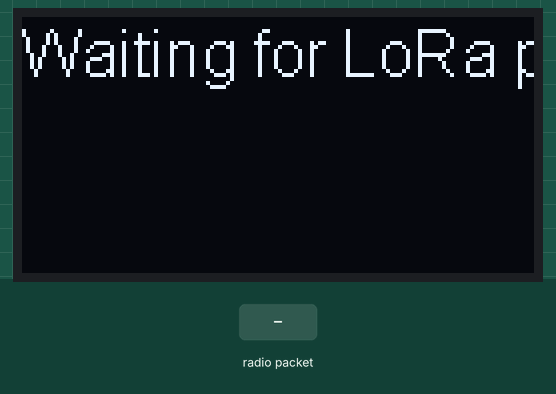
A sketch run on a simulated ESP32. Parts: 128×64 one-colour display. The test bench sets the inputs (shaded band). WiFi joins after 1.5 s; servers stay silent unless stated; storage starts empty; no radio packets arrive unless stated; what the sketch prints to the serial monitor is not drawn.

Above: at 0.1 s.
At 2.1 s:
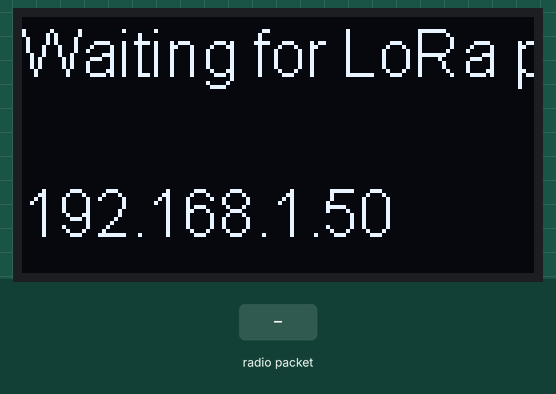
2.2 s: radio packet "1" arrives
At 3.1 s:
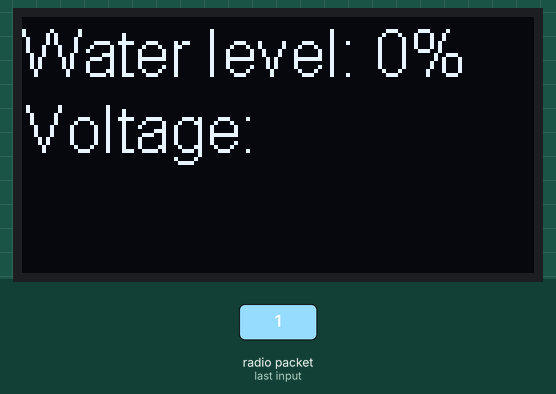
3.7 s: radio packet "90" arrives
5.2 s: radio packet "200" arrives
Timing chart, 0 to 8.2 s (numbered marks = the images above; inputs shaded):
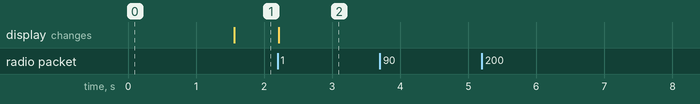

Measured:
- after the input at 2.2 s, the display: changes at once (image 2)
- after the input at 3.7 s, every drawn part: stays the same
- after the input at 5.2 s, every drawn part: stays the same

The sketch:

TilenRezervoar.ino
```cpp
#include <SPI.h>
#include <LoRa.h>
#include <Wire.h>
#include <SSD1306Wire.h>
#include <WiFi.h>
#include <AsyncTCP.h>
#include <ESPAsyncWebServer.h>
#include <LittleFS.h>

#define a_SSID "Wifi SSID"
#define a_PASSWORD "PASSWORD"

AsyncWebServer server(80);

// Pin definitions
#define SDA     21   // I2C data
#define SCL     22  // I2C clock
#define SS      18  // SPI slave select
#define RST     -1  // OLED reset
#define CONFIG_MOSI 27
#define CONFIG_MISO 19
#define CONFIG_CLK  5
#define CONFIG_NSS  18
#define CONFIG_RST  23
#define CONFIG_DIO0 26

// Images for water levels
#define WATER_0 ""
#define WATER_25 WATER_0
#define WATER_50 ""
#define WATER_75 WATER_50
#define WATER_100 ""

// Create SSD1306 object
SSD1306Wire display(0x3C, SDA, SCL);

char w_lvl;
String voltage = "0";

bool old_wifi_state = false;
String OldData;

String processor(const String& var){
  Serial.println(var);

	if(var == "TEMPLATE_PLACEHOLDERWATER_VOLTAGE"){
		return voltage;
	}
	if(var == "TEMPLATE_PLACEHOLDERWATER_25"){
		if(w_lvl < 1){
			return "background-color:#bbb;";
		}
		return "";
	}
	if(var == "TEMPLATE_PLACEHOLDERWATER_50"){
		if(w_lvl < 2){
			return "background-color:#bbb;";
		}
		return "";
	}
	if(var == "TEMPLATE_PLACEHOLDERWATER_75"){
		if(w_lvl < 3){
			return "background-color:#bbb;";
		}
		return "";
	}
	if(var == "TEMPLATE_PLACEHOLDERWATER_100"){
		if(w_lvl < 4){
			return "background-color:#bbb;";
		}
		return "";
	}
	if(var == "TEMPLATE_PLACEHOLDERWATERLVL"){
		switch (w_lvl){
		  case 1:
			return "25%";
			break;
		  case 2:
			return "50%";
			break;
		  case 3:
			return "75%";
			break;
		  case 4:
			return "100%";
			break;
		  default:
			return "0%";
		}
	}


  return String();
}

String LoRa_parser(){
  String packet = "";

    // Read the packet into a string
    while (LoRa.available()) {
      packet += (char)LoRa.read();
    }

    Serial.println(packet);
    // Process the packet
    if (packet.length() > 0) {
      // Extract water level and voltage information
      String waterLevel = packet.substring(0,4);
      w_lvl = 0;
      for(int i = 0; i<4; i++){
        w_lvl += (int) waterLevel[i] - 48;
      }
      Serial.println(w_lvl,HEX);
      voltage = packet.substring(5);


    Serial.println("Water level: " + getWaterLevelString(w_lvl) + "\tVoltage: " + voltage);
    return "Water level: " + getWaterLevelString(w_lvl) + "\nVoltage: " + voltage;
    }
    else{
      return "";
    }
}

inline String getWaterLevelString(char level) {
  switch (level) {
    case 1:
      return "25%";
    case 2:
      return "50%";
    case 3:
      return "75%";
    case 4:
      return "100%";
    default:
      return "0%";
  }

}

void setup() {
	// Initialize serial communication
  Serial.begin(9600);

  // Initialize LoRa module
  SPI.begin(CONFIG_CLK, CONFIG_MISO, CONFIG_MOSI, CONFIG_NSS);
  LoRa.setPins(CONFIG_NSS, CONFIG_RST, CONFIG_DIO0);
  if (!LoRa.begin(433E6)) {
    Serial.println("LoRa initialization failed. Check your connections!");
    while (1);
  }
   LoRa.setSpreadingFactor(12);
  // Initialize OLED display
  display.init();
  display.flipScreenVertically();
  display.setFont(ArialMT_Plain_16);
  display.setTextAlignment(TEXT_ALIGN_LEFT);
  display.drawString(0, 0, "Waiting for LoRa packets...");
  display.display();

  WiFi.begin(a_SSID, a_PASSWORD);
  Serial.println("Access Point Started");
  Serial.print("IP Address: ");
  Serial.println(WiFi.localIP());

  if (!LittleFS.begin()) {
    Serial.println("An error has occurred while mounting LittleFS");
  }
  else{
    Serial.println("LittleFS mounted successfully");
  }

  server.on("/", HTTP_GET, [](AsyncWebServerRequest *request){
    request->send(LittleFS, "/index.html", String(), false, processor);
  });

  server.serveStatic("/", LittleFS, "/");
  server.begin();


}

void loop() {
  // Check if a packet is available
  if (LoRa.parsePacket()) {
    Serial.println("Receaving packet...");
    String NewData;
    NewData = LoRa_parser();

    if (NewData != ""){
      // Display water level and voltage on the OLED display
      OldData = NewData;
      display.clear();
      display.drawString(0, 0, NewData);
      display.display();
    }
  }

  //Test for connection to the great all mighty wifi
  if ((WiFi.status() == WL_CONNECTED) != old_wifi_state){
    old_wifi_state = (WiFi.status() == WL_CONNECTED);
    Serial.println("Server:" + (WiFi.status() == WL_CONNECTED) ? WiFi.localIP().toString() : "Offline");
    display.drawString(0, 40, "Server:" + (WiFi.status() == WL_CONNECTED) ? WiFi.localIP().toString() : "Offline");
    display.display();
    //changeIP();
  }

}
```
